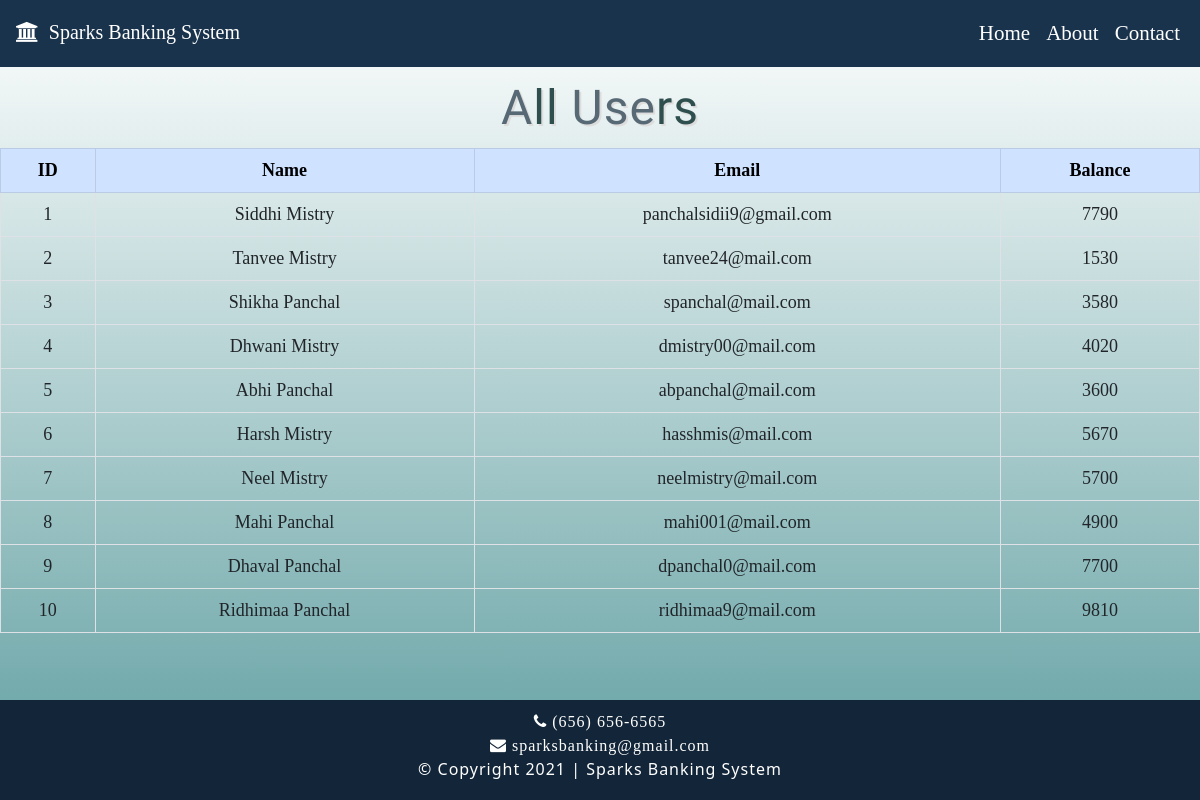
Page /viewusers.php on the committed database.
### tables this page shows
CREATE TABLE `view_users` (
  `id` int(11) NOT NULL,
  `name` varchar(30) NOT NULL,
  `email` varchar(25) NOT NULL,
  `balance` int(11) NOT NULL
);

### viewusers.php (the view, shortened to what this page needs)
<?php
$conn = mysqli_connect("localhost","root","","sparks_bank");
$sql = "SELECT * FROM view_users";
$result = mysqli_query($conn,$sql);
?>
<!DOCTYPE html>
<html lang="en">
<head>
    <link href="https://cdn.jsdelivr.net/npm/bootstrap@5.0.0-beta3/dist/css/bootstrap.min.css" rel="stylesheet">
    <link rel="stylesheet" href="https://cdnjs.cloudflare.com/ajax/libs/font-awesome/4.7.0/css/font-awesome.min.css">
    <link rel="stylesheet" type="text/css" href="style.css">
</head>
<body>
	<nav class="navbar navbar-expand-lg navbar-dark ">
		<div class="container-fluid">
			<a class="navbar-brand m-1" href="#"><h1 class="fa fa-bank">  &nbsp;Sparks Banking System</h1></a>
			<div class="collapse navbar-collapse" id="navbarSupportedContent">
				<ul class="navbar-nav ms-auto mb-2 mb-lg-0">
					<li class="nav-item">
						<a class="nav-link active" aria-current="page" href="index.php">Home</a>
					</li>
					<li class="nav-item">
						<a class="nav-link active" href="about.php">About</a>
					</li>
					<li class="nav-item">
						<a class="nav-link active" href="#">Contact</a>
					</li>
				</ul>
			</div>
		</div>
	</nav>
	<div class="container-fluid">
		<div class="s-heading" >
			<h2>A<font color="#2F4F4F">ll</font> Use<font color="#2F4F4F">rs </font> </h2>
		</div></div>
		<table class="table table-bordered"  style="text-align: center;font-family: Times New Roman; font-size: 18px">
  <thead>
    <tr class="table-primary">
      <th scope="col" >ID</th>
      <th scope="col">Name</th>
      <th scope="col">Email</th>
      <th scope="col">Balance</th>
    </tr>
  </thead>
  <?php while ($row = mysqli_fetch_array($result)) { ?>
  	<tbody>
    <tr>
      <td ><?php echo $row['id']; ?></td>
      <td ><?php echo $row['name']; ?></td>
      <td ><?php echo $row['email']; ?></td>
      <td><?php echo $row['balance']; ?></td>
    </tr>
  <?php } ?>
   </tbody>
</table>
      	<div class="footer">
      		<p style="margin-top: 0.5%"><i class="fa fa-phone">&nbsp;(656) 656-6565</i> <br><i class="fa fa-envelope">&nbsp;sparksbanking@gmail.com</i><br>&copy; Copyright 2021 | Sparks Banking System<br></p>
      	</div>
    </body>
</html>

### style.css (style rules this page uses)
nav,header,footer { display: block; }
html { height: 100%; }
body { margin: 0; background-image: linear-gradient(white,cadetblue); height: 100%; -webkit-background-size: cover; -moz-background-size: cover; -o-background-size: cover; background-size: cover; height: 100%; margin: 0; background-repeat: no-repeat; background-attachment: fixed; }
.container-fluid { font-size: 21px; font-family: Times New Roman; }
nav { background-color: #19334d; }
.nav-link { color: #fff; }
h1 { color: #fff; }
h2 { color: #fff; font-family: Playball; letter-spacing: 2px; }
.footer { position: fixed; left: 0; bottom: 0; width: 100%; background-color: #132639; color: white; text-align: center; letter-spacing: 1px; padding: 3px; }

### viewusers.php (style rules this page uses)
.s-heading h2 { color: #576975; font-family: Playball; font-weight: 400; letter-spacing: 1px; text-shadow: 2px 2px #ddd; margin-bottom: 0; text-align: center; font-size: 3rem; margin: 1%; }

### rows in the picture
view_users: id "1", name "Siddhi Mistry", email "panchalsidii9@gmail.com", balance "7790"
view_users: id "2", name "Tanvee Mistry", email "tanvee24@mail.com", balance "1530"
view_users: id "3", name "Shikha Panchal", email "spanchal@mail.com", balance "3580"
view_users: id "4", name "Dhwani Mistry", email "dmistry00@mail.com", balance "4020"
view_users: id "5", name "Abhi Panchal", email "abpanchal@mail.com", balance "3600"
view_users: id "6", name "Harsh Mistry", email "hasshmis@mail.com", balance "5670"
view_users: id "7", name "Neel Mistry", email "neelmistry@mail.com", balance "5700"
view_users: id "8", name "Mahi Panchal", email "mahi001@mail.com", balance "4900"
view_users: id "9", name "Dhaval Panchal", email "dpanchal0@mail.com", balance "7700"
view_users: id "10", name "Ridhimaa Panchal", email "ridhimaa9@mail.com", balance "9810"
